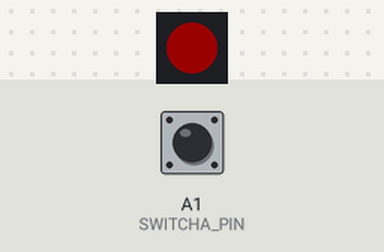
A sketch run on a simulated Arduino Leonardo, built with avr-gcc and run on an emulated ATmega32U4. On the bench: 1 RGB LEDs in strip order, left to right. Inputs (shaded band) come from the test bench; at power-on: A1 (SWITCHA_PIN) HIGH. Dim RGB values are drawn brighter than linear; USB keyboard and mouse output is not drawn.

Above: at 1.2 s.
1.3 s: A1 (SWITCHA_PIN) pulled LOW for 0.15 s
At 1.38 s:
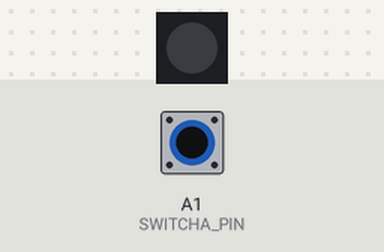
2.9 s: A1 (SWITCHA_PIN) pulled LOW for 3.2 s
At 7.1 s:
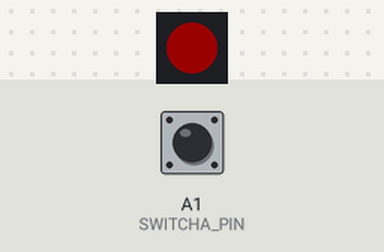
Timing chart, 0 to 8.6 s (numbered marks = the images above; inputs shaded):
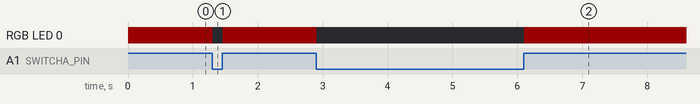

The sketch:

sketch_dec19a.ino
```cpp
#include <Adafruit_NeoPixel.h>
#include <Keyboard.h>

#define NEOPIXEL_PIN A2
#define NUM_PIXELS 1

#define SWITCHA_PIN A1

Adafruit_NeoPixel strip = Adafruit_NeoPixel(NUM_PIXELS, NEOPIXEL_PIN, NEO_GRB + NEO_KHZ800);

void setup() {
  strip.begin();
  strip.setBrightness(25);
  strip.setPixelColor(0, 0xff, 0, 0);
  strip.show(); // Initialize all pixels to 'off'
  pinMode(SWITCHA_PIN, INPUT_PULLUP);

  // Initialize each switch pin as an input
  pinMode(SWITCHA_PIN, INPUT_PULLUP);
  // Begin keyboard functionality
  Keyboard.begin();
}

void loop() {
  strip.setPixelColor(0, 0xff, 0, 0);

  // turn off LED if not pressed!
  if (!digitalRead(SWITCHA_PIN)) {
    strip.setPixelColor(0, 0);
    Keyboard.press('z');
  } else {
    Keyboard.release('z');
  }

  strip.show();

  delay(10);
}
```

Measured:
- after the input at 1.3 s, RGB LED 0: RGB(25, 0, 0) → off at once, → RGB(25, 0, 0) 0.15 s later
- after the input at 2.9 s, RGB LED 0: RGB(25, 0, 0) → off at once, → RGB(25, 0, 0) 3.2 s later
